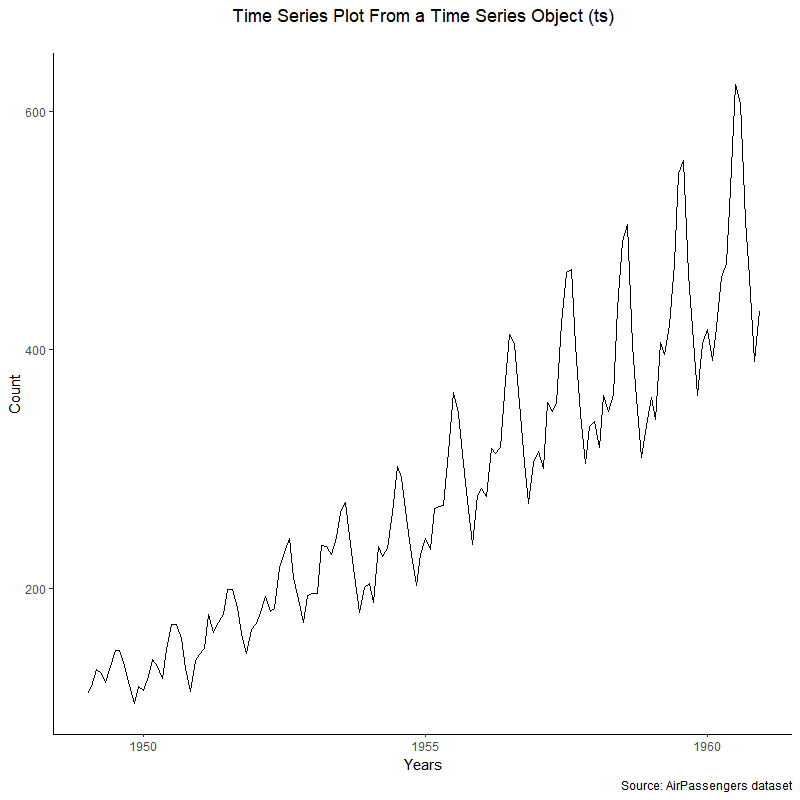

This chart was generated by the following R code:
### TIME SERIES PLOT FROM A TIME SERIES OBJECT (TS) ###

# Import ggplot2 package
library(ggplot2)                               

# Import ggfortify package
library(ggfortify)                             

# Pre-set the classic theme
theme_set(theme_classic())                     

autoplot() +                                   # type in the data set name
  labs(title = "",                             # type in the plot title
       subtitle = "",                          # type in the plot subtitle
       x = "",                                 # type in the x-axis label
       y = "",                                 # type in the y-axis label
       caption = "") +                         # type in additional captions
  theme(plot.title = element_text(hjust = ))   # hjust displays the text horizontally

# EXAMPLE

library(ggplot2)
library(ggfortify)
theme_set(theme_classic())

autoplot(AirPassengers) +
  labs(title = "Time Series Plot From a Time Series Object (ts)",
       subtitle = "",
       x = "Years",
       y = "Count",
       caption = "Source: AirPassengers dataset") +
  theme(plot.title = element_text(hjust = 0.5))
